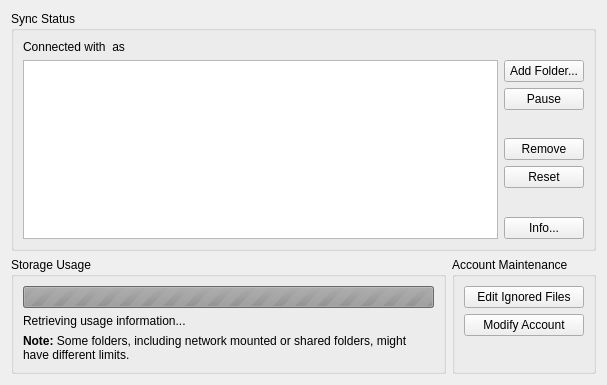
<?xml version="1.0" encoding="UTF-8"?>
<ui version="4.0">
 <class>Mirall::AccountSettings</class>
 <widget class="QWidget" name="Mirall::AccountSettings">
  <property name="geometry">
   <rect>
    <x>0</x>
    <y>0</y>
    <width>607</width>
    <height>385</height>
   </rect>
  </property>
  <property name="windowTitle">
   <string>Form</string>
  </property>
  <layout class="QGridLayout" name="gridLayout_2">
   <item row="1" column="1">
    <widget class="QGroupBox" name="maintenanceGroupBox">
     <property name="title">
      <string>Account Maintenance</string>
     </property>
     <layout class="QVBoxLayout" name="verticalLayout_3">
      <item>
       <widget class="QPushButton" name="ignoredFilesButton">
        <property name="enabled">
         <bool>true</bool>
        </property>
        <property name="text">
         <string>Edit Ignored Files</string>
        </property>
       </widget>
      </item>
      <item>
       <widget class="QPushButton" name="modifyAccountButton">
        <property name="text">
         <string>Modify Account</string>
        </property>
       </widget>
      </item>
      <item>
       <spacer name="verticalSpacer">
        <property name="orientation">
         <enum>Qt::Vertical</enum>
        </property>
        <property name="sizeHint" stdset="0">
         <size>
          <width>20</width>
          <height>40</height>
         </size>
        </property>
       </spacer>
      </item>
     </layout>
    </widget>
   </item>
   <item row="0" column="0" colspan="2">
    <widget class="QGroupBox" name="syncStatusGroupBox">
     <property name="title">
      <string>Sync Status</string>
     </property>
     <layout class="QGridLayout" name="gridLayout">
      <item row="0" column="0" colspan="2">
       <widget class="QLabel" name="connectLabel">
        <property name="text">
         <string>Connected with &lt;server&gt; as &lt;user&gt;</string>
        </property>
       </widget>
      </item>
      <item row="1" column="0">
       <widget class="QListView" name="_folderList"/>
      </item>
      <item row="1" column="1">
       <layout class="QVBoxLayout" name="verticalLayout_2">
        <item>
         <widget class="QPushButton" name="_ButtonAdd">
          <property name="text">
           <string>Add Folder...</string>
          </property>
         </widget>
        </item>
        <item>
         <widget class="QPushButton" name="_ButtonEnable">
          <property name="text">
           <string>Pause</string>
          </property>
         </widget>
        </item>
        <item>
         <spacer name="verticalSpacer_2">
          <property name="orientation">
           <enum>Qt::Vertical</enum>
          </property>
          <property name="sizeHint" stdset="0">
           <size>
            <width>20</width>
            <height>40</height>
           </size>
          </property>
         </spacer>
        </item>
        <item>
         <widget class="QPushButton" name="_ButtonRemove">
          <property name="text">
           <string>Remove</string>
          </property>
         </widget>
        </item>
        <item>
         <widget class="QPushButton" name="_ButtonReset">
          <property name="text">
           <string>Reset</string>
          </property>
         </widget>
        </item>
        <item>
         <spacer name="verticalSpacer_3">
          <property name="orientation">
           <enum>Qt::Vertical</enum>
          </property>
          <property name="sizeHint" stdset="0">
           <size>
            <width>20</width>
            <height>40</height>
           </size>
          </property>
         </spacer>
        </item>
        <item>
         <widget class="QPushButton" name="_ButtonInfo">
          <property name="text">
           <string>Info...</string>
          </property>
         </widget>
        </item>
       </layout>
      </item>
     </layout>
    </widget>
   </item>
   <item row="1" column="0">
    <widget class="QGroupBox" name="storageGroupBox">
     <property name="title">
      <string>Storage Usage</string>
     </property>
     <layout class="QVBoxLayout" name="verticalLayout">
      <item>
       <widget class="QProgressBar" name="quotaProgressBar">
        <property name="enabled">
         <bool>false</bool>
        </property>
        <property name="maximum">
         <number>0</number>
        </property>
        <property name="value">
         <number>-1</number>
        </property>
       </widget>
      </item>
      <item>
       <widget class="QLabel" name="quotaLabel">
        <property name="text">
         <string>Retrieving usage information...</string>
        </property>
       </widget>
      </item>
      <item>
       <widget class="QLabel" name="label_2">
        <property name="text">
         <string>&lt;b&gt;Note:&lt;/b&gt; Some folders, including network mounted or shared folders, might have different limits.</string>
        </property>
        <property name="wordWrap">
         <bool>true</bool>
        </property>
       </widget>
      </item>
     </layout>
    </widget>
   </item>
  </layout>
 </widget>
 <resources/>
 <connections/>
</ui>
